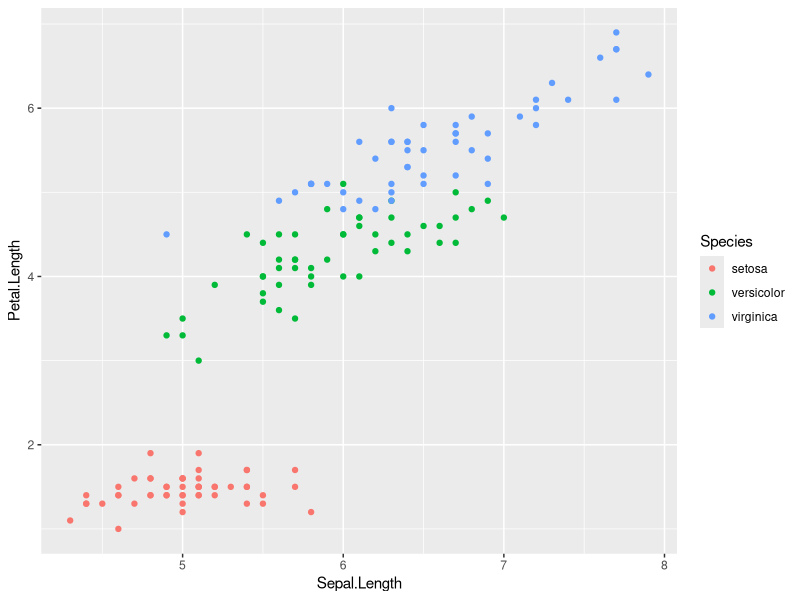
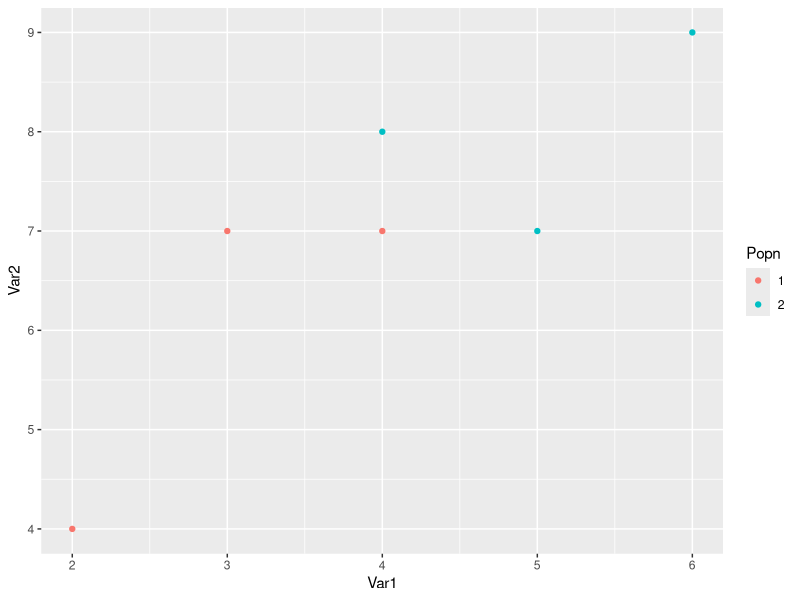
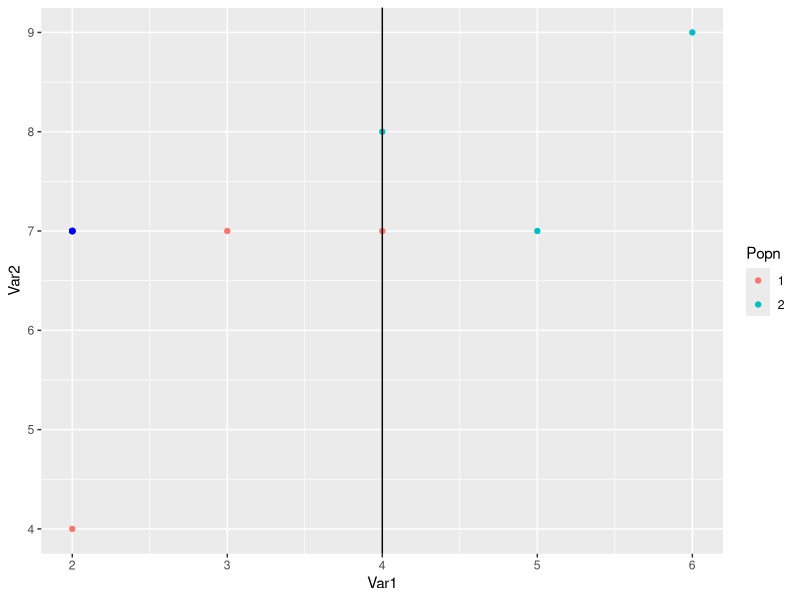
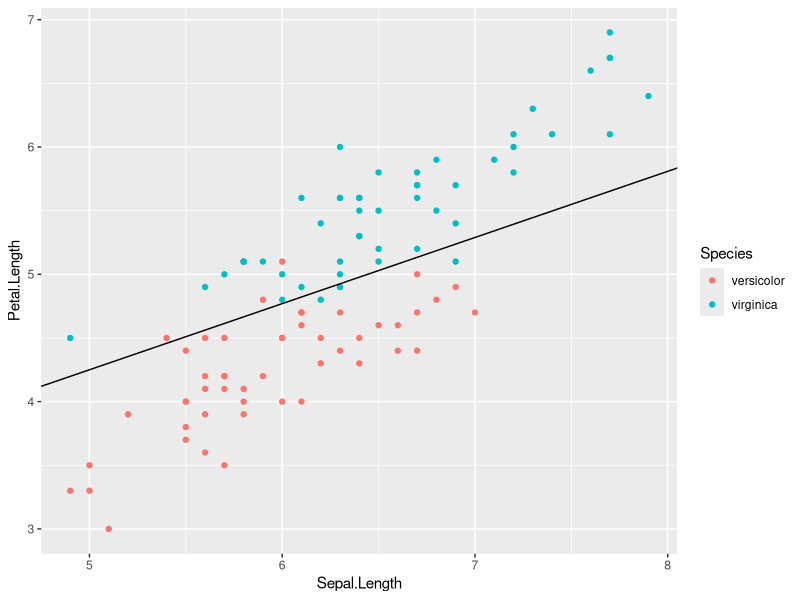

The R source for these figures, in order:
## ---- chunk 1
knitr::opts_chunk$set(
  options(digits = 2), # round to 2 digits
  echo = TRUE,
  comment = "#",
  fig.path = "figures/",
  fig.height = 3.5,
  fig.width = 3.5,
  fig.align = "center",
  cache = FALSE,
  warnings = FALSE,
  message = FALSE)
knitr::opts_knit$set(
  root.dir="data/"
  )
## ---- chunk 2
# iris data is included in base R
str(iris)
## ---- chunk 3
library(tidyverse)
iris %>% ggplot(aes(x = Sepal.Length, y = Petal.Length,
                    colour = Species)) +
  geom_point()
## ---- chunk 4
# Read the data sets of exercise 11.1 into R:   
X1 <- matrix(c(3,7,2,4,4,7), nrow = 3, ncol = 2, 
             byrow = T) 
X2 <- matrix(c(6,9,5,7,4,8), nrow = 3, ncol = 2, 
             byrow = T) 
## ---- chunk 5

ECM.two.popn <- function(X1, X2){
  n1 <- nrow(X1) 
  n2 <- nrow(X2) 
  xbar1 <- colMeans(X1) 
  xbar2 <- colMeans(X2) 
  S1 <- cov(X1) 
  S2 <-cov(X2) 
  Sp <- ((n1-1)/(n1+n2-2))*S1+((n2-1)/(n1+n2-2))*S2  
  ta <- t(xbar1-xbar2)%*%solve(Sp) 
  list(a = t(ta), m = 0.5*(ta%*%xbar1+ta%*%xbar2))
}
## ---- chunk 6
# a)  Compute the vector a for the linear discriminant 
# function given by (11-19) in J&W
# b)  Compute the scalar m given by (11-20):
(out1 <- ECM.two.popn(X1, X2))
# Classify the new obs x0 = c(2,7) to pi1
# if t(a)%*%c(2,7) > m
t(out1$a)%*%c(2,7) 
# since -4 > -8, then c(2,7) is 
# classified as belonging to pi1
# Check original observations
# Classified to pi1?
X1
t(out1$a)%*%t(X1) >= -8 
X2
t(out1$a)%*%t(X2) >= -8 

## ---- chunk 7
X <- data.frame(c(rep(1,3), rep(2,3)), rbind(X1, X2))
colnames(X) <- c("Popn", "Var1", "Var2")
X$Popn <- as.factor(X$Popn)
X
## ---- chunk 8
p1 <-  X %>% ggplot(aes(x = Var1, y = Var2, 
                        colour = Popn)) +
  geom_point()
p1
## ---- chunk 9
# add new point (2,7)
p1 + geom_point(aes(x = 2, y = 7), 
                      colour = "blue" ) +  
    geom_vline(xintercept = out1$m/out1$a[1])
## ---- chunk 10
str(iris)
# create data subset for Species = versicolor,
# columns Sepal.Length and Petal.Length
X.versicolor <- iris %>% 
  filter(Species == "versicolor") %>% 
  select(Sepal.Length, Petal.Length)
# same for Specifies = virginica
X.virginica <- iris %>% 
  filter(Species == "virginica") %>% 
  select(Sepal.Length, Petal.Length)

(out.iris <- ECM.two.popn(X.versicolor, X.virginica))

# Classifier Function
belong.iris <- function(X){
  if(t(out.iris$a)%*%X >= out.iris$m){
    type = "versicolor"
  } else {
    type = "virginica"
  }
  return(type)
}

# Check the classifier on existing observations
res1 <- apply(X.versicolor, 1, belong.iris)
table(res1)
# misclassified to pi2 
sum(res1 == "virginica")

res2 <- apply(X.virginica, 1, belong.iris)
table(res2)
# misclassified to pi3
sum(res2 == "versicolor") 
## ---- chunk 11
iris %>% select(Sepal.Length, Petal.Length, Species) %>%
  filter(Species != "setosa") %>%
  ggplot(aes(x = Sepal.Length, y = Petal.Length,
             colour = Species)) +
  geom_point() +
  # draw the linear discrimination border
  geom_abline(intercept = out.iris$m/out.iris$a[2],
              slope = -out.iris$a[1]/out.iris$a[2]) 
